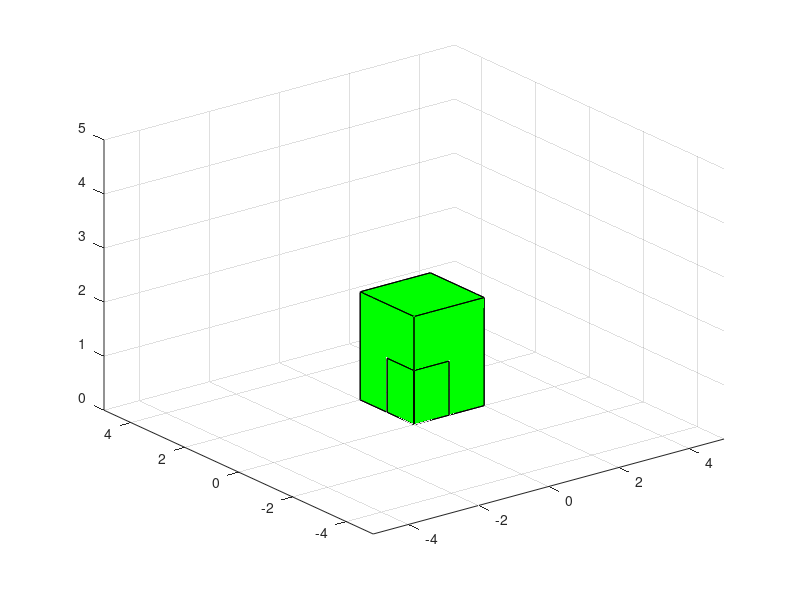

Write the MATLAB code that produced this figure.
%% Clear 
close all
% s=input('side: ');


%% Make new figure
figure

ax = gca;
grid on

set( ax, 'xlim', [-5, 5] );
set( ax, 'ylim', [-5, 5] );
set( ax, 'zlim', [0 , 5] );

view(3)

% drawCube( [0 0 0 1 1 1], ax )

s = 1;

x=[ 0 1 1 0 0 0;
    1 1 0 0 1 1;
    1 1 0 0 1 1;
    0 1 1 0 0 0 ] * s;

y=[ 0 0 1 1 0 0;
    0 1 1 0 0 0;
    0 1 1 0 1 1;
    0 0 1 1 1 1 ] * s;

z=[ 0 0 0 0 0 1;
    0 0 0 0 0 1;
    1 1 1 1 0 1;
    1 1 1 1 0 1]  * s;

h = patch( x, y, z, 'green' , ... 
                    'edgecolor', 'black' );

% for each patch
s = 2;

x1 = x * s;
y1 = y * s;
z1 = z * s;

hold on

h2 = patch( x1, y1, z1, 'green',  ... 
                    'edgecolor', 'black' );

